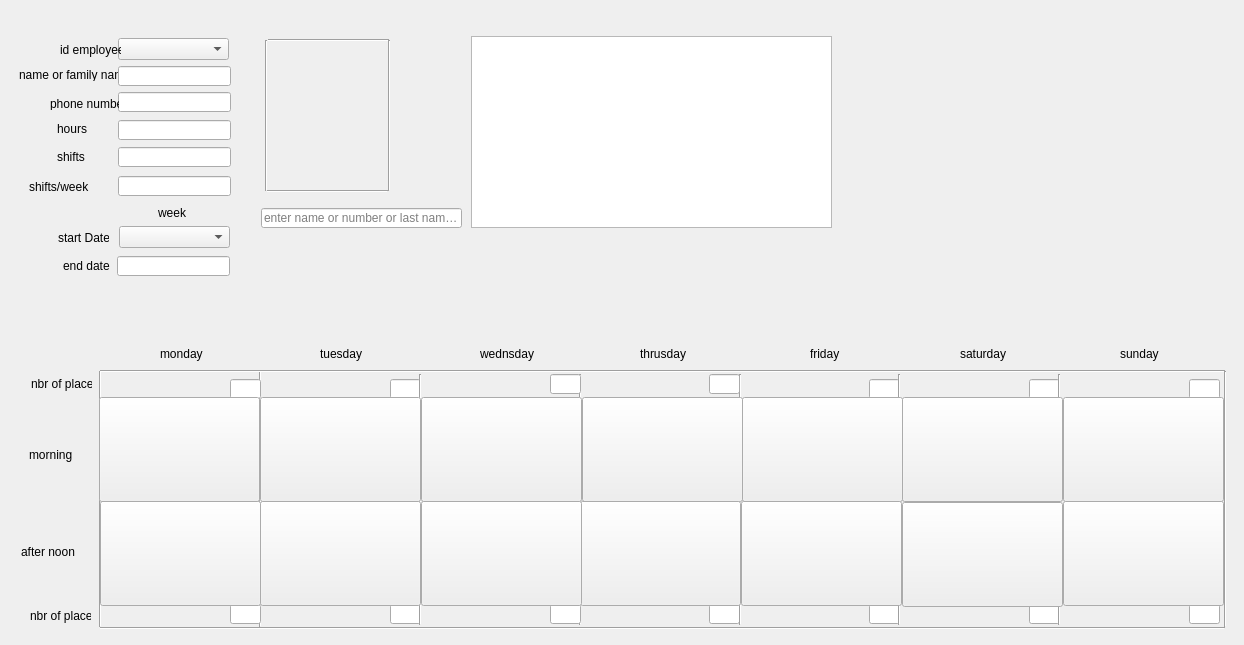
     <widget class="QWidget" name="tab_19">
      <attribute name="title">
       <string>modify</string>
      </attribute>
      <widget class="QTableView" name="shifts_employee_list_2">
       <property name="geometry">
        <rect>
         <x>471</x>
         <y>36</y>
         <width>361</width>
         <height>192</height>
        </rect>
       </property>
      </widget>
      <widget class="QLabel" name="label_20">
       <property name="geometry">
        <rect>
         <x>57</x>
         <y>149</y>
         <width>31</width>
         <height>16</height>
        </rect>
       </property>
       <property name="text">
        <string>shifts</string>
       </property>
      </widget>
      <widget class="QLabel" name="label_22">
       <property name="geometry">
        <rect>
         <x>29</x>
         <y>179</y>
         <width>61</width>
         <height>16</height>
        </rect>
       </property>
       <property name="text">
        <string>shifts/week</string>
       </property>
      </widget>
      <widget class="Line" name="line_83">
       <property name="geometry">
        <rect>
         <x>258</x>
         <y>40</y>
         <width>16</width>
         <height>151</height>
        </rect>
       </property>
       <property name="orientation">
        <enum>Qt::Vertical</enum>
       </property>
      </widget>
      <widget class="Line" name="line_84">
       <property name="geometry">
        <rect>
         <x>267</x>
         <y>183</y>
         <width>121</width>
         <height>16</height>
        </rect>
       </property>
       <property name="orientation">
        <enum>Qt::Horizontal</enum>
       </property>
      </widget>
      <widget class="QLineEdit" name="shifts_week_2">
       <property name="geometry">
        <rect>
         <x>118</x>
         <y>176</y>
         <width>113</width>
         <height>20</height>
        </rect>
       </property>
       <property name="text">
        <string/>
       </property>
       <property name="readOnly">
        <bool>true</bool>
       </property>
      </widget>
      <widget class="QLineEdit" name="shift_emp_number_2">
       <property name="geometry">
        <rect>
         <x>118</x>
         <y>92</y>
         <width>113</width>
         <height>20</height>
        </rect>
       </property>
       <property name="readOnly">
        <bool>true</bool>
       </property>
       <property name="placeholderText">
        <string/>
       </property>
      </widget>
      <widget class="QLineEdit" name="total_shifts_2">
       <property name="geometry">
        <rect>
         <x>118</x>
         <y>147</y>
         <width>113</width>
         <height>20</height>
        </rect>
       </property>
       <property name="text">
        <string/>
       </property>
       <property name="readOnly">
        <bool>true</bool>
       </property>
      </widget>
      <widget class="QLabel" name="label_23">
       <property name="geometry">
        <rect>
         <x>57</x>
         <y>121</y>
         <width>51</width>
         <height>16</height>
        </rect>
       </property>
       <property name="text">
        <string>hours </string>
       </property>
      </widget>
      <widget class="QComboBox" name="shift_creating_id_employee_2">
       <property name="geometry">
        <rect>
         <x>118</x>
         <y>38</y>
         <width>111</width>
         <height>22</height>
        </rect>
       </property>
      </widget>
      <widget class="QLabel" name="label_13">
       <property name="geometry">
        <rect>
         <x>50</x>
         <y>97</y>
         <width>69</width>
         <height>13</height>
        </rect>
       </property>
       <property name="text">
        <string>phone number</string>
       </property>
      </widget>
      <widget class="QLabel" name="shift_employee_pixm_map_2">
       <property name="geometry">
        <rect>
         <x>271</x>
         <y>48</y>
         <width>111</width>
         <height>131</height>
        </rect>
       </property>
       <property name="text">
        <string/>
       </property>
      </widget>
      <widget class="Line" name="line_85">
       <property name="geometry">
        <rect>
         <x>268</x>
         <y>30</y>
         <width>121</width>
         <height>20</height>
        </rect>
       </property>
       <property name="orientation">
        <enum>Qt::Horizontal</enum>
       </property>
      </widget>
      <widget class="QLineEdit" name="search_employee_3">
       <property name="geometry">
        <rect>
         <x>261</x>
         <y>208</y>
         <width>201</width>
         <height>20</height>
        </rect>
       </property>
       <property name="text">
        <string/>
       </property>
       <property name="placeholderText">
        <string>enter name or number or last name...</string>
       </property>
      </widget>
      <widget class="QLineEdit" name="shift_hours_2">
       <property name="geometry">
        <rect>
         <x>118</x>
         <y>120</y>
         <width>113</width>
         <height>20</height>
        </rect>
       </property>
       <property name="readOnly">
        <bool>true</bool>
       </property>
      </widget>
      <widget class="QLabel" name="label_24">
       <property name="geometry">
        <rect>
         <x>19</x>
         <y>68</y>
         <width>102</width>
         <height>13</height>
        </rect>
       </property>
       <property name="text">
        <string>name or family name </string>
       </property>
      </widget>
      <widget class="Line" name="line_86">
       <property name="geometry">
        <rect>
         <x>381</x>
         <y>40</y>
         <width>16</width>
         <height>151</height>
        </rect>
       </property>
       <property name="orientation">
        <enum>Qt::Vertical</enum>
       </property>
      </widget>
      <widget class="QLineEdit" name="shift_emp_name_2">
       <property name="geometry">
        <rect>
         <x>118</x>
         <y>66</y>
         <width>113</width>
         <height>20</height>
        </rect>
       </property>
       <property name="readOnly">
        <bool>true</bool>
       </property>
      </widget>
      <widget class="QLabel" name="label_25">
       <property name="geometry">
        <rect>
         <x>60</x>
         <y>40</y>
         <width>61</width>
         <height>20</height>
        </rect>
       </property>
       <property name="text">
        <string>id employee</string>
       </property>
      </widget>
      <widget class="QComboBox" name="shift_week_5">
       <property name="geometry">
        <rect>
         <x>119</x>
         <y>226</y>
         <width>111</width>
         <height>22</height>
        </rect>
       </property>
      </widget>
      <widget class="QLabel" name="label_84">
       <property name="geometry">
        <rect>
         <x>63</x>
         <y>258</y>
         <width>51</width>
         <height>16</height>
        </rect>
       </property>
       <property name="text">
        <string>end date</string>
       </property>
      </widget>
      <widget class="QLabel" name="label_85">
       <property name="geometry">
        <rect>
         <x>158</x>
         <y>205</y>
         <width>51</width>
         <height>16</height>
        </rect>
       </property>
       <property name="text">
        <string>week</string>
       </property>
      </widget>
      <widget class="QLineEdit" name="week_end_date_5">
       <property name="geometry">
        <rect>
         <x>117</x>
         <y>256</y>
         <width>113</width>
         <height>20</height>
        </rect>
       </property>
      </widget>
      <widget class="QLabel" name="label_86">
       <property name="geometry">
        <rect>
         <x>58</x>
         <y>230</y>
         <width>51</width>
         <height>16</height>
        </rect>
       </property>
       <property name="text">
        <string>start Date</string>
       </property>
      </widget>
      <widget class="Line" name="bottom_schedule_line_6">
       <property name="geometry">
        <rect>
         <x>100</x>
         <y>620</y>
         <width>1125</width>
         <height>16</height>
        </rect>
       </property>
       <property name="orientation">
        <enum>Qt::Horizontal</enum>
       </property>
      </widget>
      <widget class="QLabel" name="monday_lab_shift_6">
       <property name="geometry">
        <rect>
         <x>160</x>
         <y>344</y>
         <width>61</width>
         <height>20</height>
        </rect>
       </property>
       <property name="text">
        <string>monday</string>
       </property>
      </widget>
      <widget class="QLineEdit" name="shift_friday_nbr_places_6">
       <property name="geometry">
        <rect>
         <x>869</x>
         <y>379</y>
         <width>31</width>
         <height>20</height>
        </rect>
       </property>
       <property name="readOnly">
        <bool>true</bool>
       </property>
      </widget>
      <widget class="QLineEdit" name="shifts_thursday_after_noon_6">
       <property name="geometry">
        <rect>
         <x>709</x>
         <y>604</y>
         <width>31</width>
         <height>20</height>
        </rect>
       </property>
       <property name="readOnly">
        <bool>true</bool>
       </property>
      </widget>
      <widget class="Line" name="line_120">
       <property name="geometry">
        <rect>
         <x>730</x>
         <y>374</y>
         <width>20</width>
         <height>251</height>
        </rect>
       </property>
       <property name="orientation">
        <enum>Qt::Vertical</enum>
       </property>
      </widget>
      <widget class="QPushButton" name="tuesday_morning_pb_6">
       <property name="geometry">
        <rect>
         <x>260</x>
         <y>397</y>
         <width>161</width>
         <height>105</height>
        </rect>
       </property>
       <property name="styleSheet">
        <string notr="true">QPushButton{ background-color : green};</string>
       </property>
       <property name="text">
        <string/>
       </property>
      </widget>
      <widget class="QPushButton" name="wednsday_morning_pb_6">
       <property name="geometry">
        <rect>
         <x>421</x>
         <y>397</y>
         <width>161</width>
         <height>105</height>
        </rect>
       </property>
       <property name="styleSheet">
        <string notr="true">QPushButton{ background-color : green};</string>
       </property>
       <property name="text">
        <string/>
       </property>
      </widget>
      <widget class="Line" name="tuesday_line_6">
       <property name="geometry">
        <rect>
         <x>250</x>
         <y>370</y>
         <width>20</width>
         <height>257</height>
        </rect>
       </property>
       <property name="orientation">
        <enum>Qt::Vertical</enum>
       </property>
      </widget>
      <widget class="QPushButton" name="saturday_morning_pb_6">
       <property name="geometry">
        <rect>
         <x>902</x>
         <y>397</y>
         <width>161</width>
         <height>105</height>
        </rect>
       </property>
       <property name="styleSheet">
        <string notr="true">QPushButton{ background-color : green};</string>
       </property>
       <property name="text">
        <string/>
       </property>
      </widget>
      <widget class="QLabel" name="nbr_places_lab_6">
       <property name="geometry">
        <rect>
         <x>31</x>
         <y>374</y>
         <width>61</width>
         <height>20</height>
        </rect>
       </property>
       <property name="text">
        <string>nbr of places</string>
       </property>
      </widget>
      <widget class="QLineEdit" name="shits_afternoon_friday_6">
       <property name="geometry">
        <rect>
         <x>869</x>
         <y>604</y>
         <width>31</width>
         <height>20</height>
        </rect>
       </property>
       <property name="readOnly">
        <bool>true</bool>
       </property>
      </widget>
      <widget class="QLineEdit" name="shift_saturday_nbr_places_6">
       <property name="geometry">
        <rect>
         <x>1029</x>
         <y>379</y>
         <width>31</width>
         <height>20</height>
        </rect>
       </property>
       <property name="readOnly">
        <bool>true</bool>
       </property>
      </widget>
      <widget class="QLineEdit" name="shift_tuesday_after_noon_nbr_places_6">
       <property name="geometry">
        <rect>
         <x>390</x>
         <y>604</y>
         <width>31</width>
         <height>20</height>
        </rect>
       </property>
       <property name="readOnly">
        <bool>true</bool>
       </property>
      </widget>
      <widget class="Line" name="line_121">
       <property name="geometry">
        <rect>
         <x>570</x>
         <y>374</y>
         <width>20</width>
         <height>251</height>
        </rect>
       </property>
       <property name="orientation">
        <enum>Qt::Vertical</enum>
       </property>
      </widget>
      <widget class="QLabel" name="saturday_lab_shift_6">
       <property name="geometry">
        <rect>
         <x>960</x>
         <y>344</y>
         <width>61</width>
         <height>20</height>
        </rect>
       </property>
       <property name="text">
        <string>saturday</string>
       </property>
      </widget>
      <widget class="QPushButton" name="monday_morning_pb_6">
       <property name="geometry">
        <rect>
         <x>99</x>
         <y>397</y>
         <width>161</width>
         <height>105</height>
        </rect>
       </property>
       <property name="cursor">
        <cursorShape>PointingHandCursor</cursorShape>
       </property>
       <property name="styleSheet">
        <string notr="true">QPushButton{ background-color : green};</string>
       </property>
       <property name="text">
        <string/>
       </property>
      </widget>
      <widget class="QLabel" name="wednsday_lab_shift_6">
       <property name="geometry">
        <rect>
         <x>480</x>
         <y>344</y>
         <width>61</width>
         <height>20</height>
        </rect>
       </property>
       <property name="text">
        <string>wednsday</string>
       </property>
      </widget>
      <widget class="QPushButton" name="tuesday_after_noon_pb_6">
       <property name="geometry">
        <rect>
         <x>260</x>
         <y>501</y>
         <width>161</width>
         <height>105</height>
        </rect>
       </property>
       <property name="styleSheet">
        <string notr="true">QPushButton{ background-color : green};</string>
       </property>
       <property name="text">
        <string/>
       </property>
      </widget>
      <widget class="QLineEdit" name="shift_wednsday_after_noon_nbr_places_6">
       <property name="geometry">
        <rect>
         <x>550</x>
         <y>604</y>
         <width>31</width>
         <height>20</height>
        </rect>
       </property>
       <property name="readOnly">
        <bool>true</bool>
       </property>
      </widget>
      <widget class="QLineEdit" name="shift_monday_after_noon_nbr_places_6">
       <property name="geometry">
        <rect>
         <x>230</x>
         <y>604</y>
         <width>31</width>
         <height>20</height>
        </rect>
       </property>
       <property name="readOnly">
        <bool>true</bool>
       </property>
       <property name="placeholderText">
        <string/>
       </property>
       <property name="clearButtonEnabled">
        <bool>true</bool>
       </property>
      </widget>
      <widget class="QLabel" name="tuesday_lab_shift_6">
       <property name="geometry">
        <rect>
         <x>320</x>
         <y>344</y>
         <width>61</width>
         <height>20</height>
        </rect>
       </property>
       <property name="text">
        <string>tuesday</string>
       </property>
      </widget>
      <widget class="Line" name="monday_line_6">
       <property name="geometry">
        <rect>
         <x>90</x>
         <y>371</y>
         <width>20</width>
         <height>256</height>
        </rect>
       </property>
       <property name="orientation">
        <enum>Qt::Vertical</enum>
       </property>
      </widget>
      <widget class="QLineEdit" name="saturday_after_noon_shifts_6">
       <property name="geometry">
        <rect>
         <x>1029</x>
         <y>604</y>
         <width>31</width>
         <height>20</height>
        </rect>
       </property>
       <property name="readOnly">
        <bool>true</bool>
       </property>
      </widget>
      <widget class="QLabel" name="morning_shift_lab_6">
       <property name="geometry">
        <rect>
         <x>29</x>
         <y>445</y>
         <width>61</width>
         <height>20</height>
        </rect>
       </property>
       <property name="text">
        <string>morning</string>
       </property>
      </widget>
      <widget class="QLineEdit" name="shift_tuesday_morning_nbr_places_6">
       <property name="geometry">
        <rect>
         <x>390</x>
         <y>379</y>
         <width>31</width>
         <height>20</height>
        </rect>
       </property>
       <property name="readOnly">
        <bool>true</bool>
       </property>
      </widget>
      <widget class="QPushButton" name="monday_after_noon_pb_6">
       <property name="geometry">
        <rect>
         <x>100</x>
         <y>501</y>
         <width>161</width>
         <height>105</height>
        </rect>
       </property>
       <property name="styleSheet">
        <string notr="true">QPushButton{ background-color : green};</string>
       </property>
       <property name="text">
        <string/>
       </property>
      </widget>
      <widget class="QLineEdit" name="shift_monday_morning_nbr_places_6">
       <property name="geometry">
        <rect>
         <x>230</x>
         <y>379</y>
         <width>31</width>
         <height>20</height>
        </rect>
       </property>
       <property name="readOnly">
        <bool>true</bool>
       </property>
      </widget>
      <widget class="Line" name="line_122">
       <property name="geometry">
        <rect>
         <x>1049</x>
         <y>374</y>
         <width>20</width>
         <height>251</height>
        </rect>
       </property>
       <property name="orientation">
        <enum>Qt::Vertical</enum>
       </property>
      </widget>
      <widget class="QPushButton" name="thursday_morning_pb_6">
       <property name="geometry">
        <rect>
         <x>582</x>
         <y>397</y>
         <width>161</width>
         <height>105</height>
        </rect>
       </property>
       <property name="styleSheet">
        <string notr="true">QPushButton{ background-color : green};</string>
       </property>
       <property name="text">
        <string/>
       </property>
      </widget>
      <widget class="QPushButton" name="thursday_after_noon_pb_6">
       <property name="geometry">
        <rect>
         <x>580</x>
         <y>501</y>
         <width>161</width>
         <height>105</height>
        </rect>
       </property>
       <property name="styleSheet">
        <string notr="true">QPushButton{ background-color : green};</string>
       </property>
       <property name="text">
        <string/>
       </property>
      </widget>
      <widget class="QLineEdit" name="shift_sunday_nbr_places_6">
       <property name="geometry">
        <rect>
         <x>1189</x>
         <y>379</y>
         <width>31</width>
         <height>20</height>
        </rect>
       </property>
       <property name="readOnly">
        <bool>true</bool>
       </property>
      </widget>
      <widget class="QPushButton" name="sunday_morning_pb_6">
       <property name="geometry">
        <rect>
         <x>1063</x>
         <y>397</y>
         <width>161</width>
         <height>105</height>
        </rect>
       </property>
       <property name="styleSheet">
        <string notr="true">QPushButton{ background-color : green};</string>
       </property>
       <property name="text">
        <string/>
       </property>
      </widget>
      <widget class="QLineEdit" name="shift_thursday_nbr_places_6">
       <property name="geometry">
        <rect>
         <x>709</x>
         <y>374</y>
         <width>31</width>
         <height>20</height>
        </rect>
       </property>
       <property name="readOnly">
        <bool>true</bool>
       </property>
      </widget>
      <widget class="Line" name="line_123">
       <property name="geometry">
        <rect>
         <x>1215</x>
         <y>371</y>
         <width>20</width>
         <height>256</height>
        </rect>
       </property>
       <property name="orientation">
        <enum>Qt::Vertical</enum>
       </property>
      </widget>
      <widget class="Line" name="upper_schedule_line_6">
       <property name="geometry">
        <rect>
         <x>100</x>
         <y>363</y>
         <width>1125</width>
         <height>16</height>
        </rect>
       </property>
       <property name="orientation">
        <enum>Qt::Horizontal</enum>
       </property>
      </widget>
      <widget class="QLineEdit" name="shift_wednsday_morning_nbr_places_6">
       <property name="geometry">
        <rect>
         <x>550</x>
         <y>374</y>
         <width>31</width>
         <height>20</height>
        </rect>
       </property>
       <property name="readOnly">
        <bool>true</bool>
       </property>
      </widget>
      <widget class="QPushButton" name="friday_morning_pb_6">
       <property name="geometry">
        <rect>
         <x>742</x>
         <y>397</y>
         <width>161</width>
         <height>105</height>
        </rect>
       </property>
       <property name="styleSheet">
        <string notr="true">QPushButton{ background-color : green};</string>
       </property>
       <property name="text">
        <string/>
       </property>
      </widget>
      <widget class="Line" name="wednsday_line_6">
       <property name="geometry">
        <rect>
         <x>410</x>
         <y>374</y>
         <width>20</width>
         <height>251</height>
        </rect>
       </property>
       <property name="orientation">
        <enum>Qt::Vertical</enum>
       </property>
      </widget>
      <widget class="QPushButton" name="wednsday_after_noon_pb_6">
       <property name="geometry">
        <rect>
         <x>421</x>
         <y>501</y>
         <width>161</width>
         <height>105</height>
        </rect>
       </property>
       <property name="styleSheet">
        <string notr="true">QPushButton{ background-color : green};</string>
       </property>
       <property name="text">
        <string/>
       </property>
      </widget>
      <widget class="QLabel" name="thursday_lab_shift_6">
       <property name="geometry">
        <rect>
         <x>640</x>
         <y>344</y>
         <width>61</width>
         <height>20</height>
        </rect>
       </property>
       <property name="text">
        <string>thrusday</string>
       </property>
      </widget>
      <widget class="QPushButton" name="saturday_after_noon_pb_6">
       <property name="geometry">
        <rect>
         <x>902</x>
         <y>502</y>
         <width>161</width>
         <height>105</height>
        </rect>
       </property>
       <property name="styleSheet">
        <string notr="true">QPushButton{ background-color : green};</string>
       </property>
       <property name="text">
        <string/>
       </property>
      </widget>
      <widget class="QLineEdit" name="shifts_aftter_noon_sudnday_6">
       <property name="geometry">
        <rect>
         <x>1189</x>
         <y>604</y>
         <width>31</width>
         <height>20</height>
        </rect>
       </property>
       <property name="readOnly">
        <bool>true</bool>
       </property>
      </widget>
      <widget class="QLabel" name="sunday_lab_shift_6">
       <property name="geometry">
        <rect>
         <x>1120</x>
         <y>344</y>
         <width>61</width>
         <height>20</height>
        </rect>
       </property>
       <property name="text">
        <string>sunday</string>
       </property>
      </widget>
      <widget class="QLabel" name="friday_lab_shift_6">
       <property name="geometry">
        <rect>
         <x>810</x>
         <y>344</y>
         <width>61</width>
         <height>20</height>
        </rect>
       </property>
       <property name="text">
        <string>friday</string>
       </property>
      </widget>
      <widget class="QPushButton" name="sunday_after_noon_pb_6">
       <property name="geometry">
        <rect>
         <x>1063</x>
         <y>501</y>
         <width>161</width>
         <height>105</height>
        </rect>
       </property>
       <property name="styleSheet">
        <string notr="true">QPushButton{ background-color : green};</string>
       </property>
       <property name="text">
        <string/>
       </property>
      </widget>
      <widget class="QLabel" name="after_noon_shift_lab_6">
       <property name="geometry">
        <rect>
         <x>21</x>
         <y>542</y>
         <width>61</width>
         <height>20</height>
        </rect>
       </property>
       <property name="text">
        <string>after noon</string>
       </property>
      </widget>
      <widget class="QPushButton" name="friday_after_noon_pb_6">
       <property name="geometry">
        <rect>
         <x>741</x>
         <y>501</y>
         <width>161</width>
         <height>105</height>
        </rect>
       </property>
       <property name="styleSheet">
        <string notr="true">QPushButton{ background-color : green};</string>
       </property>
       <property name="text">
        <string/>
       </property>
      </widget>
      <widget class="Line" name="line_124">
       <property name="geometry">
        <rect>
         <x>889</x>
         <y>374</y>
         <width>20</width>
         <height>251</height>
        </rect>
       </property>
       <property name="orientation">
        <enum>Qt::Vertical</enum>
       </property>
      </widget>
      <widget class="QLabel" name="nbr_of_places_noon_6">
       <property name="geometry">
        <rect>
         <x>30</x>
         <y>606</y>
         <width>61</width>
         <height>20</height>
        </rect>
       </property>
       <property name="text">
        <string>nbr of places</string>
       </property>
      </widget>
      <zorder>shifts_employee_list_2</zorder>
      <zorder>label_20</zorder>
      <zorder>label_22</zorder>
      <zorder>line_83</zorder>
      <zorder>line_84</zorder>
      <zorder>shifts_week_2</zorder>
      <zorder>shift_emp_number_2</zorder>
      <zorder>total_shifts_2</zorder>
      <zorder>label_23</zorder>
      <zorder>shift_creating_id_employee_2</zorder>
      <zorder>label_13</zorder>
      <zorder>shift_employee_pixm_map_2</zorder>
      <zorder>line_85</zorder>
      <zorder>search_employee_3</zorder>
      <zorder>shift_hours_2</zorder>
      <zorder>label_24</zorder>
      <zorder>line_86</zorder>
      <zorder>shift_emp_name_2</zorder>
      <zorder>label_25</zorder>
      <zorder>shift_week_5</zorder>
      <zorder>label_84</zorder>
      <zorder>label_85</zorder>
      <zorder>week_end_date_5</zorder>
      <zorder>label_86</zorder>
      <zorder>bottom_schedule_line_6</zorder>
      <zorder>monday_lab_shift_6</zorder>
      <zorder>shift_friday_nbr_places_6</zorder>
      <zorder>shifts_thursday_after_noon_6</zorder>
      <zorder>line_120</zorder>
      <zorder>tuesday_line_6</zorder>
      <zorder>nbr_places_lab_6</zorder>
      <zorder>shits_afternoon_friday_6</zorder>
      <zorder>shift_saturday_nbr_places_6</zorder>
      <zorder>shift_tuesday_after_noon_nbr_places_6</zorder>
      <zorder>line_121</zorder>
      <zorder>saturday_lab_shift_6</zorder>
      <zorder>wednsday_lab_shift_6</zorder>
      <zorder>shift_wednsday_after_noon_nbr_places_6</zorder>
      <zorder>shift_monday_after_noon_nbr_places_6</zorder>
      <zorder>tuesday_lab_shift_6</zorder>
      <zorder>monday_line_6</zorder>
      <zorder>saturday_after_noon_shifts_6</zorder>
      <zorder>morning_shift_lab_6</zorder>
      <zorder>shift_tuesday_morning_nbr_places_6</zorder>
      <zorder>monday_after_noon_pb_6</zorder>
      <zorder>shift_monday_morning_nbr_places_6</zorder>
      <zorder>line_122</zorder>
      <zorder>thursday_morning_pb_6</zorder>
      <zorder>thursday_after_noon_pb_6</zorder>
      <zorder>shift_sunday_nbr_places_6</zorder>
      <zorder>sunday_morning_pb_6</zorder>
      <zorder>shift_thursday_nbr_places_6</zorder>
      <zorder>line_123</zorder>
      <zorder>upper_schedule_line_6</zorder>
      <zorder>shift_wednsday_morning_nbr_places_6</zorder>
      <zorder>wednsday_line_6</zorder>
      <zorder>wednsday_after_noon_pb_6</zorder>
      <zorder>thursday_lab_shift_6</zorder>
      <zorder>saturday_after_noon_pb_6</zorder>
      <zorder>shifts_aftter_noon_sudnday_6</zorder>
      <zorder>sunday_lab_shift_6</zorder>
      <zorder>friday_lab_shift_6</zorder>
      <zorder>sunday_after_noon_pb_6</zorder>
      <zorder>after_noon_shift_lab_6</zorder>
      <zorder>line_124</zorder>
      <zorder>nbr_of_places_noon_6</zorder>
      <zorder>tuesday_morning_pb_6</zorder>
      <zorder>wednsday_morning_pb_6</zorder>
      <zorder>tuesday_after_noon_pb_6</zorder>
      <zorder>saturday_morning_pb_6</zorder>
      <zorder>friday_morning_pb_6</zorder>
      <zorder>friday_after_noon_pb_6</zorder>
      <zorder>monday_morning_pb_6</zorder>
     </widget>
